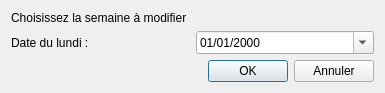
<?xml version="1.0" encoding="UTF-8"?>
<ui version="4.0">
 <class>IntroTimeslots</class>
 <widget class="QDialog" name="IntroTimeslots">
  <property name="geometry">
   <rect>
    <x>0</x>
    <y>0</y>
    <width>385</width>
    <height>90</height>
   </rect>
  </property>
  <property name="windowTitle">
   <string>Horaires de kholles</string>
  </property>
  <layout class="QVBoxLayout" name="verticalLayout">
   <item>
    <widget class="QLabel" name="label">
     <property name="text">
      <string>Choisissez la semaine à modifier</string>
     </property>
    </widget>
   </item>
   <item>
    <layout class="QHBoxLayout" name="horizontalLayout">
     <item>
      <widget class="QLabel" name="label_2">
       <property name="text">
        <string>Date du lundi : </string>
       </property>
      </widget>
     </item>
     <item>
      <widget class="QDateEdit" name="dateEdit">
       <property name="displayFormat">
        <string>dd/MM/yyyy</string>
       </property>
       <property name="calendarPopup">
        <bool>true</bool>
       </property>
      </widget>
     </item>
    </layout>
   </item>
   <item>
    <layout class="QHBoxLayout" name="horizontalLayout_2">
     <item>
      <spacer name="horizontalSpacer">
       <property name="orientation">
        <enum>Qt::Horizontal</enum>
       </property>
       <property name="sizeHint" stdset="0">
        <size>
         <width>40</width>
         <height>20</height>
        </size>
       </property>
      </spacer>
     </item>
     <item>
      <widget class="QPushButton" name="OKButton">
       <property name="text">
        <string>OK</string>
       </property>
      </widget>
     </item>
     <item>
      <widget class="QPushButton" name="pushButton_2">
       <property name="text">
        <string>Annuler</string>
       </property>
      </widget>
     </item>
    </layout>
   </item>
  </layout>
 </widget>
 <resources/>
 <connections>
  <connection>
   <sender>pushButton_2</sender>
   <signal>clicked()</signal>
   <receiver>IntroTimeslots</receiver>
   <slot>accept()</slot>
   <hints>
    <hint type="sourcelabel">
     <x>349</x>
     <y>70</y>
    </hint>
    <hint type="destinationlabel">
     <x>364</x>
     <y>85</y>
    </hint>
   </hints>
  </connection>
 </connections>
</ui>
